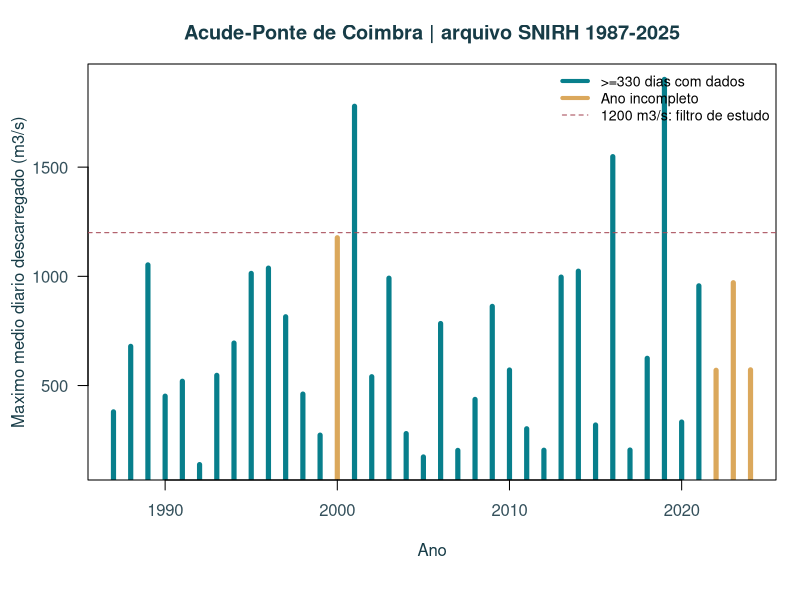
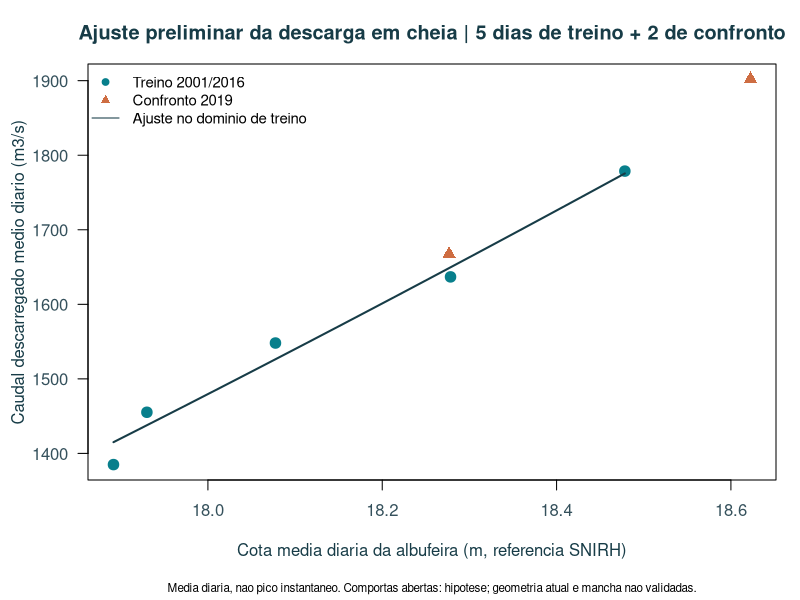
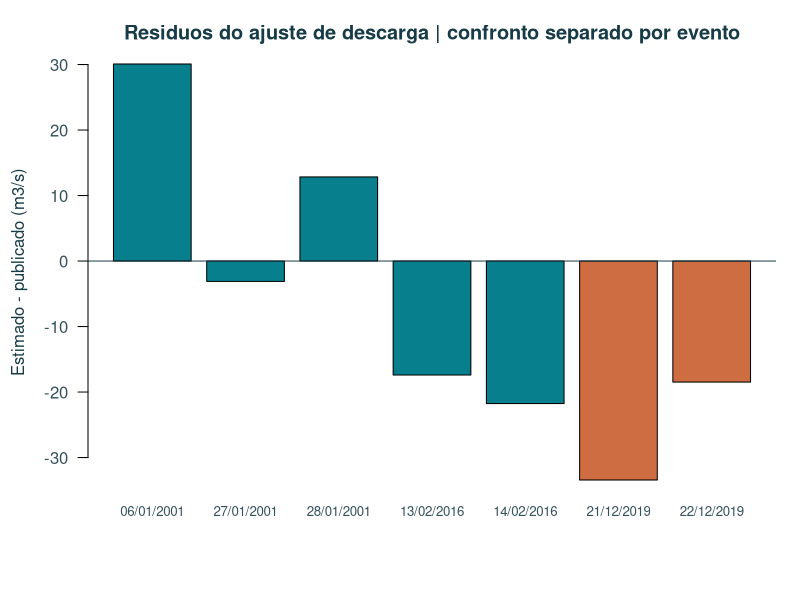
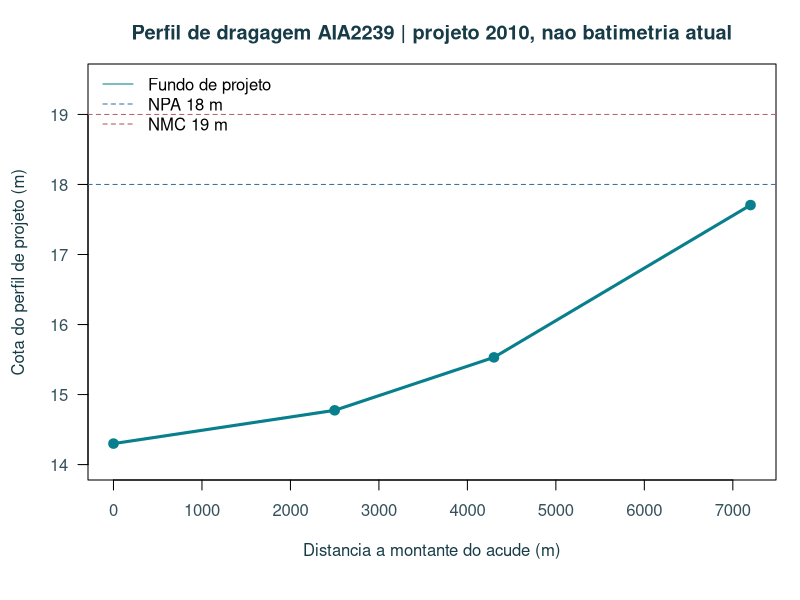

Reproduce these figures in R, in order.
# Reproducible R analysis. Base R only; no third-party R packages required.
# The fitted component is a DAILY high-flow spillway relation, not a spatial flood calibration.
options(stringsAsFactors=FALSE)
d <- read.csv('dist/data/coimbra-weir-daily.csv', na.strings=c('', 'NA'))
d$date <- as.Date(d$date)
dir.create('dist/figures', showWarnings=FALSE)
dir.create('dist/analysis', showWarnings=FALSE)
observed <- d[is.finite(d$discharged_daily_m3s) & d$discharged_daily_m3s>=0 & d$flags_present==0,]
annual <- do.call(rbind,lapply(split(observed,format(observed$date,'%Y')),function(x) data.frame(year=as.integer(format(x$date[1],'%Y')),days=nrow(x),max_daily_m3s=max(x$discharged_daily_m3s),mean_daily_m3s=mean(x$discharged_daily_m3s))))
write.csv(annual,'dist/analysis/annual-discharge.csv',row.names=FALSE)
p <- d[d$elevation_full_24h==1 & d$flags_present==0 & is.finite(d$elevation_mean_m) & is.finite(d$discharged_daily_m3s) & d$discharged_daily_m3s>=1200,]
stopifnot(nrow(p)>=7,all(p$elevation_sample_count==24))
# Event separation avoids splitting adjacent days of the same flood across train/test.
p <- p[order(p$date),]; p$event <- cumsum(c(TRUE,as.numeric(diff(p$date))>7))
p$held_out <- format(p$date,'%Y')=='2019'
stopifnot(sum(p$held_out)>=2,length(unique(p$event[!p$held_out]))>=3)
crest_m <- 14.3; width_m <- 9*15.4
p$head_m <- p$elevation_mean_m-crest_m
p$x <- width_m*p$head_m^1.5
training <- p[!p$held_out,];validation <- p[p$held_out,]
model <- lm(discharged_daily_m3s ~ 0 + x,data=training)
coefficient <- unname(coef(model)[1]);p$predicted_m3s <- coefficient*p$x
p$residual_m3s <- p$predicted_m3s-p$discharged_daily_m3s
rmse <- function(x) sqrt(mean(x^2))
p$within_training_range <- p$head_m>=min(training$head_m) & p$head_m<=max(training$head_m)
held <- p[p$held_out,]
metrics <- data.frame(coefficient_m05_s=coefficient,crest_m=crest_m,width_m=width_m,train_days=nrow(training),train_events=length(unique(training$event)),validation_days=nrow(validation),validation_events=length(unique(validation$event)),train_rmse_m3s=rmse(p$residual_m3s[!p$held_out]),validation_rmse_m3s=rmse(held$residual_m3s),validation_bias_m3s=mean(held$residual_m3s),validation_mae_m3s=mean(abs(held$residual_m3s)),head_min_m=min(training$head_m),head_max_m=max(training$head_m),observed_stage_min_m=min(p$elevation_mean_m),observed_stage_max_m=max(p$elevation_mean_m),validation_extrapolated_days=sum(validation$head_m<min(training$head_m)|validation$head_m>max(training$head_m)),operational_accepted=FALSE)
# Held-out points outside the TRAINING range are flagged, never silently accepted.
loo <- sapply(unique(training$event),function(event){q<-training[training$event!=event,];sum(q$x*q$discharged_daily_m3s)/sum(q$x^2)})
metrics$leave_event_out_coefficient_min <- min(loo);metrics$leave_event_out_coefficient_max <- max(loo)
metrics$validation_inrange_days <- sum(held$within_training_range)
metrics$validation_inrange_rmse_m3s <- if(any(held$within_training_range)) rmse(held$residual_m3s[held$within_training_range]) else NA_real_
write.csv(metrics,'dist/analysis/weir-fit-metrics.csv',row.names=FALSE)
write.csv(p,'dist/analysis/weir-fit-pairs.csv',row.names=FALSE)
theme <- function(){par(mar=c(6,4.4,3.2,1.2),col.axis='#35515c',col.lab='#173c47',col.main='#173c47',family='sans',las=1) }
png('dist/figures/09_r_historico.png',width=1500,height=750,res=150);theme();plot(annual$year,annual$max_daily_m3s,type='h',lwd=5,col=ifelse(annual$days>=330,'#087f8c','#dba85c'),xlab='Ano',ylab='Maximo medio diario descarregado (m3/s)',main='Acude-Ponte de Coimbra | arquivo SNIRH 1987-2025');abline(h=1200,lty=2,col='#a74b58');legend('topright',legend=c('>=330 dias com dados','Ano incompleto','1200 m3/s: filtro de estudo'),col=c('#087f8c','#dba85c','#a74b58'),lty=c(1,1,2),lwd=c(4,4,1),bty='n',cex=.85);dev.off()
png('dist/figures/10_r_descarga.png',width=1500,height=800,res=150);theme();plot(p$elevation_mean_m,p$discharged_daily_m3s,pch=ifelse(p$held_out,17,19),col=ifelse(p$held_out,'#ce6d42','#087f8c'),cex=1.4,xlab='Cota media diaria da albufeira (m, referencia SNIRH)',ylab='Caudal descarregado medio diario (m3/s)',main='Ajuste preliminar da descarga em cheia | 5 dias de treino + 2 de confronto');z<-seq(min(training$elevation_mean_m),max(training$elevation_mean_m),length.out=100);lines(z,coefficient*width_m*(z-crest_m)^1.5,col='#173c47',lwd=2);legend('topleft',legend=c('Treino 2001/2016','Confronto 2019','Ajuste no dominio de treino'),pch=c(19,17,NA),lty=c(NA,NA,1),col=c('#087f8c','#ce6d42','#173c47'),bty='n',cex=.9);mtext('Media diaria, nao pico instantaneo. Comportas abertas: hipotese; geometria atual e mancha nao validadas.',side=1,line=4.8,cex=.7);dev.off()
png('dist/figures/11_r_residuos.png',width=1500,height=750,res=150);theme();barplot(p$residual_m3s,names.arg=format(p$date,'%d/%m/%Y'),col=ifelse(p$held_out,'#ce6d42','#087f8c'),ylab='Estimado - publicado (m3/s)',main='Residuos do ajuste de descarga | confronto separado por evento',cex.names=.8);abline(h=0,col='#173c47');dev.off()
profile <- data.frame(distance_m=c(0,2500,4300,7200),bed_design_m=c(14.3,14.3+2500*.00019,14.3+2500*.00019+1800*.00042,14.3+2500*.00019+1800*.00042+2900*.00075))
write.csv(profile,'dist/analysis/design-profile-2010.csv',row.names=FALSE)
png('dist/figures/12_r_perfil_projeto.png',width=1500,height=750,res=150);theme();plot(profile$distance_m,profile$bed_design_m,type='o',pch=19,lwd=3,col='#087f8c',ylim=c(14,19.5),xlab='Distancia a montante do acude (m)',ylab='Cota do perfil de projeto (m)',main='Perfil de dragagem AIA2239 | projeto 2010, nao batimetria atual');abline(h=c(18,19),col=c('#3874a6','#b05a60'),lty=2);legend('topleft',legend=c('Fundo de projeto','NPA 18 m','NMC 19 m'),col=c('#087f8c','#3874a6','#b05a60'),lty=c(1,2,2),bty='n');dev.off()
writeLines(capture.output(sessionInfo()),'dist/analysis/R-sessionInfo.txt')
print(metrics)
